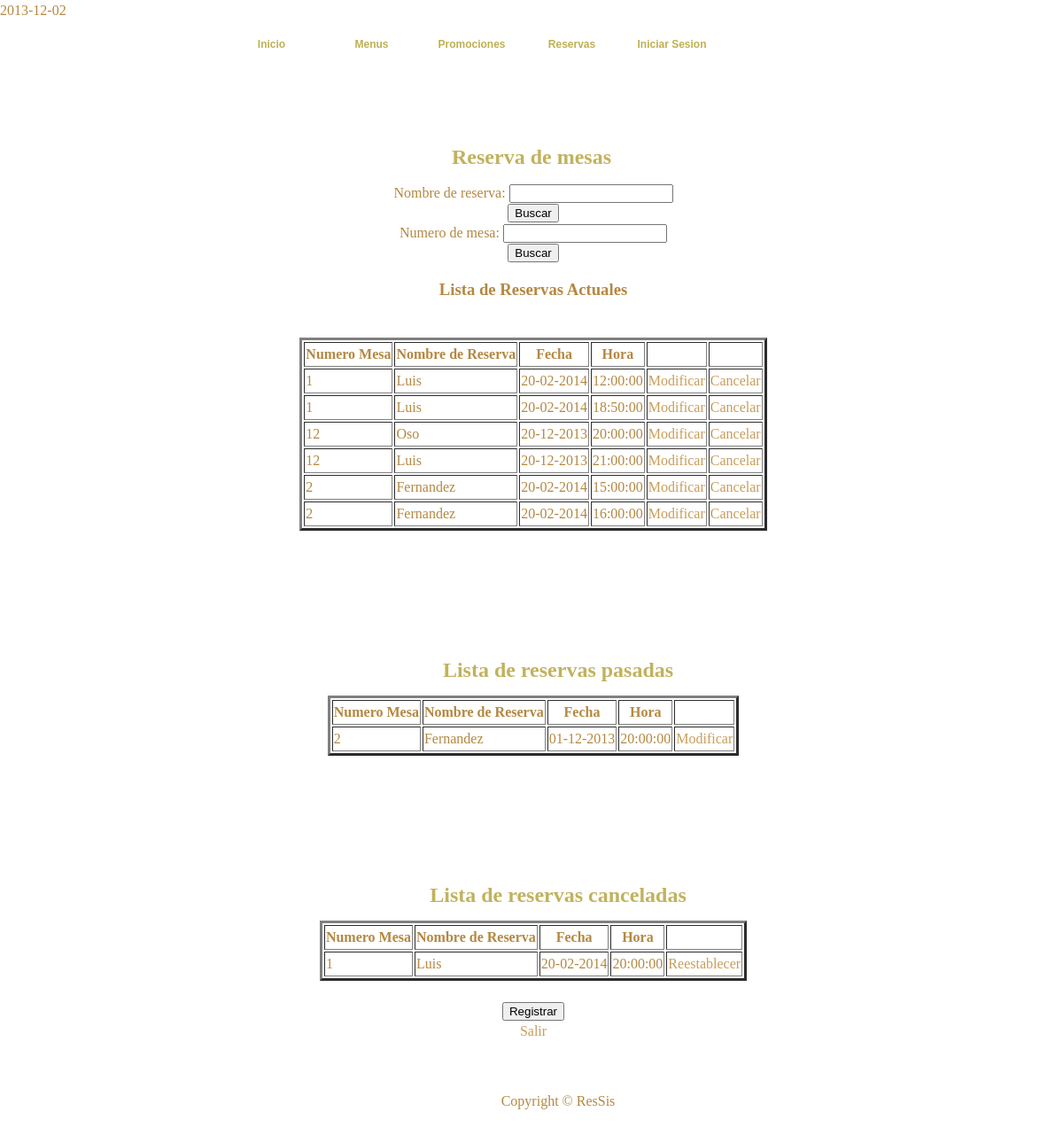
Page /ReservaMesas/index.php on the committed database.
### tables this page shows
CREATE TABLE IF NOT EXISTS `reserva_mesa` (
  `cod_reserva_mesa` bigint(12) NOT NULL AUTO_INCREMENT,
  `num_mesa` int(2) NOT NULL,
  `nombre_cliente` varchar(40) NOT NULL,
  `fecha` date NOT NULL,
  `hora` time NOT NULL,
  `estado` tinyint(1) NOT NULL,
  `terminada` tinyint(1) NOT NULL,
  PRIMARY KEY (`cod_reserva_mesa`)
);

### ReservaMesas/index.php (the view, shortened to what this page needs)
<!DOCTYPE html PUBLIC "-//W3C//DTD XHTML 1.0 Transitional//EN" "http://www.w3.org/TR/xhtml1/DTD/xhtml1-transitional.dtd">
<HTML xmlns="http://www.w3.org/1999/xhtml">
	<HEAD>
		<link href="../CSS/templatemo_style.css" rel="stylesheet" type="text/css" />
		<?php require("../db/conexion_db.php");
		function mostrar_datos($res) {
			while($row=mysql_fetch_row($res)){
				$id=$row[0];
				$estado=$row[5];
				echo "<TR>";
				echo "<TD>".$row[1]."</TD>";
				echo "<TD>".$row[2]."</TD>";
				echo "<TD>".date_create($row[3])->format('d-m-Y')."</TD>";
				echo "<TD>".$row[4]."</TD>";
				if($row[5])
					echo "<TD>"."<a href=\"editar_reserva.php?aux=$id\">Modificar</a>"."</TD>";
				if ($row[5] && !$row[6])
					echo "<TD>"."<a href=\"cancelar_reserva.php?aux=$id&estado=$estado\">Cancelar</a>"."</TD>";
				else
					if (!$row[6])
						echo "<TD>"."<a href=\"cancelar_reserva.php?aux=$id&estado=$estado\">Reestablecer</a>"."</TD>";
				echo "</TR>";
			}
		}
		function obtener_datos($mesa, $nombre, $estado, $terminado){
			if (!is_null($mesa)) {
				$res=mysql_query("SELECT * FROM reserva_mesa where estado='$estado' and terminada='$terminado' and num_mesa = '$mesa'");
			} else {
				if (!is_null($nombre)){
					$res=mysql_query("SELECT * FROM reserva_mesa where estado='$estado' and terminada='$terminado' and nombre_cliente like '%$nombre%'");
				} else {
					$res=mysql_query("SELECT * FROM reserva_mesa where estado='$estado' and terminada='$terminado'");
				}
			}
			mostrar_datos($res);
		}
		function llenarTablas($estado, $terminado){
			if(isset($_GET["Buscar"])){
				if(isset($_GET["mesa"])){
					obtener_datos($_GET["mesa"], null, $estado, $terminado);
				} else {
					if(isset($_GET["nombre"])){
						obtener_datos(null, $_GET["nombre"], $estado, $terminado);
					} else {
						obtener_datos(null, null, $estado, $terminado);
					}
				}
			} else {
				obtener_datos(null, null, $estado, $terminado);
			}
		}
		?>
	</HEAD>
	<BODY>
	<div id="templatemo_container">
			<div class="templatemo_topmenu">
				<ul>
      				<li><a href="../index.html" >Inicio</a></li>
      				<li><a href="listaMenuDiario.php" >Menus</a></li>
      				<li><a href="#">Promociones</a></li>
      				<li><a href="../ReservaMesas/index.php" class="current">Reservas</a></li>
      				<li><a href="../Usuarios/login.php">Iniciar Sesion</a></li>
      			</ul>
			 </div>
			<div id="templatemo_topsection">Reserva de mesas<br></div>
			<BR>
		<div id="templatemo_content_section">
		<CENTER>
		<FORM NAME="Datos1" Method="get" Action="index.php">
			Nombre de reserva: <INPUT TYPE=Text NAME="nombre"><BR>
			<INPUT TYPE=Submit NAME="Buscar" VALUE="Buscar"><DD></DD>
		</FORM>
		<FORM NAME="Datos2" Method="get" Action="index.php">
			Numero de mesa: <INPUT TYPE=Text NAME="mesa"><BR>
			<INPUT TYPE=Submit NAME="Buscar" VALUE="Buscar"><DD></DD>
		</FORM>
			<H3>Lista de Reservas Actuales</H3><br>
			<TABLE BORDER=3>
				<TR>
					<TH>Numero Mesa</TH>
					<TH>Nombre de Reserva</TH>
					<TH>Fecha</TH>
					<TH>Hora</TH>
					<TH></TH>
					<TH></TH>
				</TR>
				<?php
					llenarTablas(1,0);
				?>
			</TABLE>
			<BR><BR>
			<div id="templatemo_topsection">Lista de reservas pasadas<br></div>
			<TABLE BORDER=3>
				<TR>
					<TH>Numero Mesa</TH>
					<TH>Nombre de Reserva</TH>
					<TH>Fecha</TH>
					<TH>Hora</TH>
					<TH></TH>
				</TR>
				<?php
					llenarTablas(1,1);
				?>
			</TABLE>
			<BR><BR>
			<div id="templatemo_topsection">Lista de reservas canceladas<br></div>
			<TABLE BORDER=3>
				<TR>
					<TH>Numero Mesa</TH>
					<TH>Nombre de Reserva</TH>
					<TH>Fecha</TH>
					<TH>Hora</TH>
					<TH></TH>
				</TR>
				<?php
					llenarTablas(0,0);
				?>
			</TABLE>
			<br>
			<form action="reservar_mesa.html">
				<input type = "submit" name="Registrar" value = "Registrar">
			</form>
			<a href="../salir.php">Salir</a>
		</CENTER>
		<div id="templatemo_footer">Copyright © ResSis</div>
	</BODY>
</HTML>

### CSS/templatemo_style.css (style rules this page uses)
html { background: url(images/templatemo_html_bg.jpg) repeat; }
body { margin: 0; padding:0; font-family: "Times New Roman", Times, serif; font-size: 16px; line-height: 1.5em; color: #b48842; background: url(images/templatemo_body_bg.jpg) repeat-x center top; width: 100%; display: table; }
a:link, a:visited { color: #c89d59; text-decoration: none; }
#templatemo_container { width: 806px; margin: auto; }
.templatemo_topmenu { margin: auto; width: 700px; position:relative; }
.templatemo_topmenu ul { list-style: none; padding: 0px; margin: 0px; }
.templatemo_topmenu li { display: inline; }
.templatemo_topmenu li a { float: left; font-family: Arial, Helvetica, sans-serif; font-size: 12px; font-weight: bold; text-align: center; color: #beb052; width: 103px; height: 30px; margin-left: 5px; margin-right: 5px; padding-top: 14px; }
.templatemo_topmenu li a:hover, .templatemo_topmenu li .current { color: #beb052; background: url(images/templatemo_button_hover.jpg) no-repeat; }
#templatemo_topsection { float: left; margin-top: 40px; width: 806px; height: 48px; color: #c1b25d; font-size: 24px; font-weight: bold; padding-top: 50px; line-height: 1.6em; text-align: center; background: url(images/templatemo_title_bg.jpg) no-repeat; }
#templatemo_content_section { float: left; width: 750px; text-align: justify; padding-left: 30px; }
#templatemo_footer { float: left; margin: auto; margin-top: 20px; text-align: center; padding-top: 35px; width: 806px; height: 50px; background: url(images/templatemo_footer.jpg) no-repeat; background-position: top; }

### rows in the picture
reserva_mesa: num_mesa "1", nombre_cliente "Luis", fecha "20-02-2014", hora "12:00:00"
reserva_mesa: num_mesa "1", nombre_cliente "Luis", fecha "20-02-2014", hora "18:50:00"
reserva_mesa: num_mesa "12", nombre_cliente "Oso", fecha "20-12-2013", hora "20:00:00"
reserva_mesa: num_mesa "12", nombre_cliente "Luis", fecha "20-12-2013", hora "21:00:00"
reserva_mesa: num_mesa "2", nombre_cliente "Fernandez", fecha "20-02-2014", hora "15:00:00"
reserva_mesa: num_mesa "2", nombre_cliente "Fernandez", fecha "20-02-2014", hora "16:00:00"
reserva_mesa: num_mesa "2", nombre_cliente "Fernandez", fecha "01-12-2013", hora "20:00:00"
reserva_mesa: num_mesa "1", nombre_cliente "Luis", fecha "20-02-2014", hora "20:00:00"
